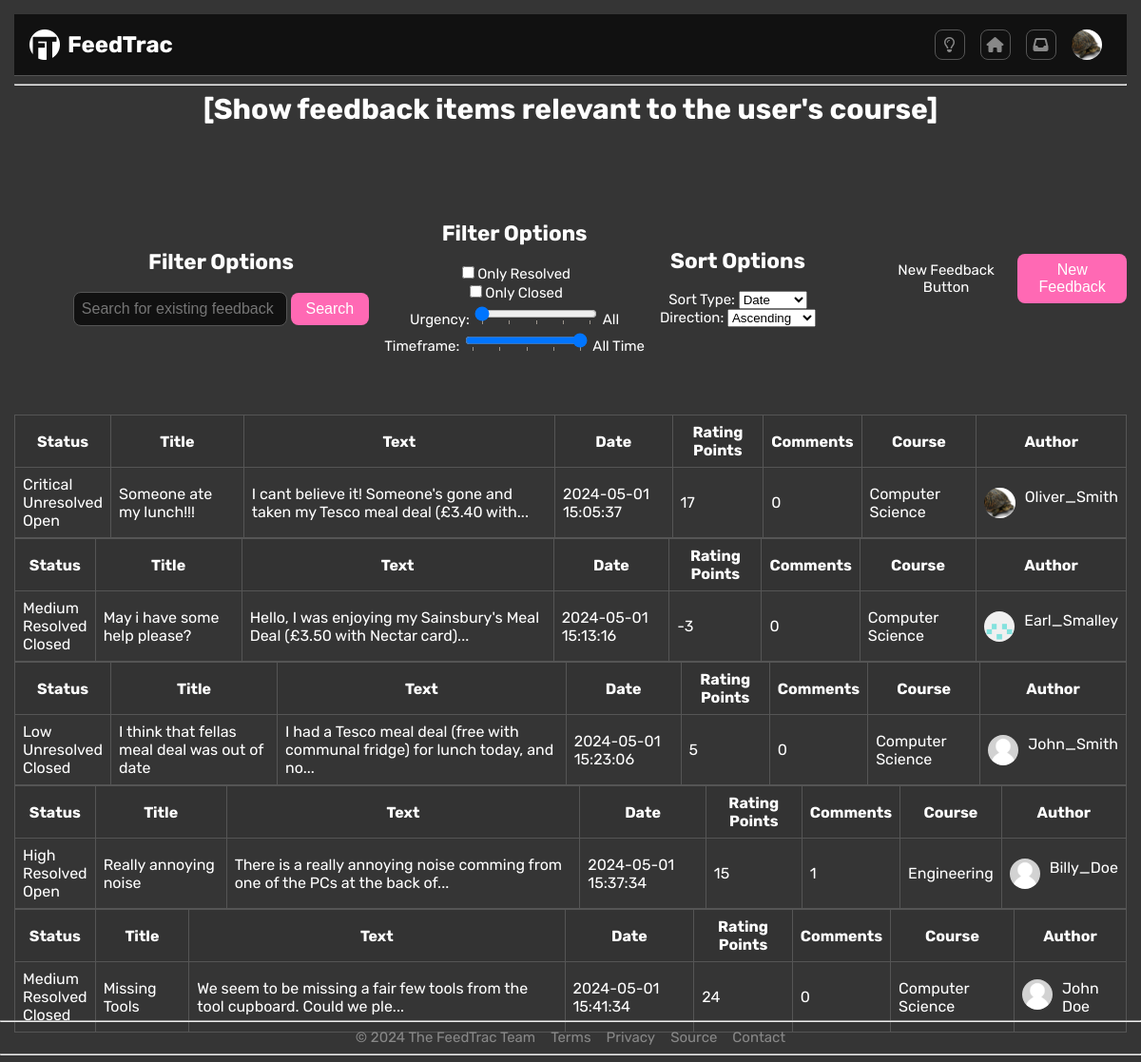
Page /Website/index.php (signed in) on the committed database.
### tables this page shows
CREATE TABLE `feedback` (
  `feedbackID` int(10) UNSIGNED NOT NULL,
  `userID` int(10) UNSIGNED NOT NULL,
  `roomID` int(10) UNSIGNED DEFAULT NULL,
  `date` datetime NOT NULL DEFAULT current_timestamp(),
  `modifiedDate` datetime NOT NULL COMMENT 'The last date this feedback was interracted with',
  `urgency` varchar(10) NOT NULL COMMENT 'Low - 0\r\nMedium - 1\r\nHigh - 2\r\nCritical - 3',
  `resolved` tinyint(1) NOT NULL COMMENT 'Unresolved - 0\r\nResolved - 1',
  `closed` tinyint(1) NOT NULL,
  `title` varchar(50) NOT NULL,
  `text` varchar(500) NOT NULL,
  `ratingPoints` int(11) NOT NULL
);

CREATE TABLE `course` (
  `courseID` int(10) UNSIGNED NOT NULL,
  `departmentID` int(10) UNSIGNED NOT NULL,
  `name` varchar(30) NOT NULL
);

CREATE TABLE `user` (
  `userID` int(10) UNSIGNED NOT NULL,
  `courseID` int(10) UNSIGNED NOT NULL,
  `email` varchar(50) NOT NULL,
  `username` varchar(25) NOT NULL,
  `passwordHash` varchar(255) NOT NULL,
  `fName` varchar(25) NOT NULL,
  `lName` varchar(25) NOT NULL,
  `yearOfStudy` tinyint(10) UNSIGNED DEFAULT NULL,
  `pronouns` varchar(10) DEFAULT NULL,
  `position` varchar(25) NOT NULL,
  `description` varchar(255),
  `activeAccount` tinyint(1) NOT NULL DEFAULT 1,
  `sub` tinyint(1) NOT NULL DEFAULT 1,
  `alert` smallint(5) UNSIGNED NOT NULL DEFAULT 0,
  `accountDate` datetime NOT NULL DEFAULT current_timestamp()
);

### Website/classes/Database.class.php (called while the page is built, shortened)
<?php
class Database{
    protected $dbhost = "localhost";
    protected $dbuser = "root";
    protected $dbpass = "";
    protected $dbname = "feedtracdb";
    protected function connect()
    {
        $this->con = new mysqli($this->dbhost, $this->dbuser, $this->dbpass, $this->dbname);
        return $this->con;
    }
    protected function empty_input_check(...$inputs){
        return false;
    }
}

### Website/classes/Login.class.php (called while the page is built, shortened)
<?php
class Login extends Database {
    protected function get_user_data(){
        if(isset($_SESSION['userID'])){
            $stmt = $this->connect()->prepare("SELECT * FROM user WHERE userID = ?  limit 1");
            if(!$stmt->execute([$_SESSION['userID']])){
                header("location: login.php?error=BadSQLQuery");
                exit();
            }
            $result = $stmt->get_result();
            if(mysqli_num_rows($result) > 0){
                $user_data = $result -> fetch_assoc();
                return $user_data;
            }
        }
        die;
    }
}

### Website/classes/LoginContr.class.php (called while the page is built, shortened)
<?php
class LoginContr extends Login {
    public function force_login(){
        $user_data = $this->get_user_data();
        if ($user_data){
            return $user_data;
        }
        die;
    }
}

### Website/classes/Feedback.class.php (called while the page is built, shortened)
<?php
class Feedback extends Database
{
    protected function get_user($feedbackID)
    {
        $stmt = $this->connect()->prepare(" SELECT
                                                user.userID,
                                                username,
                                                fname,
                                                lname,
                                                yearOfStudy,
                                                course.name AS name,
                                                pronouns,
                                                position,
                                                name
                                            FROM
                                                user
                                            JOIN
                                                feedback
                                            ON
                                                user.userID = feedback.userID
                                            JOIN
                                                course
                                            ON
                                                user.courseID = course.courseID
                                            WHERE
                                                feedbackID = ?");
        if (!$stmt->execute([$feedbackID])) {
            header("location: feedback.php?error=BadSQLQuery");
            exit();
        }
        $results = $stmt->get_result()->fetch_assoc();
        return $results;
    }
    protected function get_all_rows()
    {
        $stmt = $this->connect()->prepare(" SELECT
                                                feedback.feedbackID,
                                                resolved,
                                                urgency,
                                                closed,
                                                title,
                                                feedback.text,
                                                feedback.date,
                                                feedback.ratingPoints,
                                                COUNT(commentID)
                                            as
                                                number_of_comments
                                            FROM
                                                feedback
                                            LEFT JOIN
                                                comment
                                            ON
                                                feedback.feedbackID = comment.feedbackID
                                            GROUP BY
                                                feedback.feedbackID;");
        if (!$stmt->execute()) {
            header("location: feedback.php?error=BadSQLQuery");
            exit();
        }
        $results = $stmt->get_result()->fetch_all(MYSQLI_ASSOC);
        return $results;
    }
}

### Website/classes/FeedbackView.class.php (called while the page is built, shortened)
<?php
class FeedbackView extends Feedback {
    public function get_all_feedback(){
       return $this->get_all_rows();
   }
   public function get_user_info($feedbackID){
       return $this->get_user($feedbackID);
   }
}

### Website/scripts/functions.php (called while the page is built)
<?php
$get_urgency_string = array(
     "Low",
     "Medium",
     "High",
     "Critical"
 );
 $get_resolved_string = array(
     "Unresolved",
     "Resolved",
 );
 $get_closed_string = array(
     "Open",
     "Closed",
 );
function shorten($string, $maxLength) {
     if (strlen($string) > $maxLength) {
          $string = substr($string, 0, $maxLength) . '...';
     }
     return $string;
}

### Website/index.php (the view, shortened to what this page needs)
<?php
include("classes/Database.class.php");
include("classes/login.class.php");
include("classes/LoginContr.class.php");
include("classes/Feedback.class.php");
include("classes/FeedbackView.class.php");
include("scripts/functions.php");
$Login_Controller = new LoginContr();
$user_data = $Login_Controller->force_login();
$Feedback_View = new FeedbackView($user_data['userID']);
?>
<!DOCTYPE html>
<html lang="en-gb">
<head>
    <link rel="stylesheet" href="stylesheets/main.css">
</head>
<body>
    <?php include("header.php"); ?>
    <main>
        <h1>[Show feedback items relevant to the user's course]</h1>
        <div class="index-main">
            <div class="index-header">
                <form class="index-header" method="POST" action="index.php" id="index-search-form">
                    <div class="index-toggle-box">
                        <h2>Filter Options</h2>
                        <input class="search-bar" type="text" name="searchTerm" placeholder="Search for existing feedback">
                        <button name="submit">Search</button>
                     </div>
                    <div class="index-toggle-box">
                        <h2>Filter Options</h2>
                        <div class="index-toggle-option">
                            <label>
                                <input type="checkbox" name="resolved" value="0" >Only Resolved
                            </label>
                        </div>
                        <div class="index-toggle-option">
                            <label>
                                <input type="checkbox" name="closed" value="0">Only Closed
                            </label>
                        </div>
                        <div class="index-toggle-option">
                            <label for="urgency">Urgency:</label>
                            <input type="range" id="urgency" name="urgency" min="-1" max="3" value="-1" list="urgency-levels">
                            <span id="urgency-value">All</span>
                        </div>
                        <div class="index-toggle-option">
                            <label for="timeframe">Timeframe:</label>
                            <input type="range" id="timeframe" name="timeframe" min="0" max="4" value="4" list="timeframe-options">
                            <span id="timeframe-value">All Time</span>
                        </div>
                </div>
                <div class="sort-box">
                    <h2>Sort Options</h2>
                        <div class="index-sort-option">
                            <label for="sort-type">Sort Type:</label>
                            <select id="sort-type" name="sort-type">
                                <option value="date">Date</option>
                            </select>
                        </div>
                        <div class="index-sort-option">
                            <label for="Direction">Direction:</label>
                            <select id="Direction" name="sort-direction">
                                <option value="asc">Ascending</option>
                            </select>
                        </div>
                </div>
            </form>
                New Feedback Button
                <button onclick="window.location.href = 'newFeedback.php'">New Feedback</button>
            </div>
            <?php
                    if ($_SERVER["REQUEST_METHOD"] == "POST" && isset($_POST['action']) && $_POST['action'] == 'search') {
                        $searchTerm = $_POST['searchTerm'];
                        $feedbackRows = $Feedback_View->search_Feedback($searchTerm);
                        if (empty($searchTerm)) {
                            $feedbackRows = $Feedback_View->get_all_feedback();
                        }
                        else if (empty($feedbackRows)) {
                            echo "<i>No results found for '" . $searchTerm . "'</i>";
                        }
                        $resolved = isset($_POST['resolved']) ? 1 : 0;
                        $closed = isset($_POST['closed']) ? 1 : 0;
                        $urgency    = $_POST['urgency'];
                        $timeframe  = $_POST['timeframe'];
                        $sortType    = $_POST['sort-type'];
                        $sortDirection    = $_POST['sort-direction'];
                        echo "Search Term: " . $searchTerm . "<br>";
                        echo "Resolved: " . $resolved . "<br>";
                        echo "Closed: " . $closed . "<br>";
                        echo "Urgency: " . $urgency . "<br>";
                        echo "Timeframe: " . $timeframe . "<br>";
                        echo "Sort Type: " . $sortType . "<br>";
                        echo "Sort Direction: " . $sortDirection . "<br>";
                        $feedbackRows = array_filter($feedbackRows, function($row) use ($Feedback_View, $resolved, $closed, $urgency, $timeframe) {
                            return $Feedback_View->row_passes_filters($row, $resolved, $closed, $urgency, $timeframe);
                        });
                    } else {
                        $feedbackRows = $Feedback_View->get_all_feedback();
                    }
                    foreach ($feedbackRows as $row) {
                        $userInfo = $Feedback_View->get_user_info($row['feedbackID']);
                    ?>
            <div class="table" class="center">
                <table>
                    <tr>
                        <th>Status</th>
                        <th>Title</th>
                        <th>Text</th>
                        <th>Date</th>
                        <th>Rating Points</th>
                        <th>Comments</th>
                        <th>Course</th>
                        <th>Author</th>
                    </tr>
                        <tr class="clickable-row" data-href="feedback.php">
                            <td>
                                <?php echo  $get_urgency_string[$row['urgency']] . "<br>"
                                    . $get_resolved_string[$row['resolved']]     . "<br>"
                                    . $get_closed_string[$row['closed']];
                                ?>
                            </td>
                            <td><?php echo shorten($row['title'], 50); ?></td>
                            <td><?php echo shorten($row['text'], 75); ?></td>
                            <td><?php echo $row['date']; ?></td>
                            <td><?php echo $row['ratingPoints']; ?></td>
                            <td><?php echo $row['number_of_comments']; ?></td>
                            <td><?php echo $userInfo['name'] ?></td>
                            <td href="profile.php">
                                <div style="display: flex;">
                                    <img style="margin-right: 10px;" class="avatar" src="<?php
                                                                                            $userID = $userInfo['userID'];
                                                                                            $jpg_path = "assets/profile-pictures/user-$userID.jpg";
                                                                                            $png_path = "assets/profile-pictures/user-$userID.png";
                                                                                            if (file_exists($jpg_path)) {
                                                                                                echo $jpg_path;
                                                                                            } elseif (file_exists($png_path)) {
                                                                                                echo $png_path;
                                                                                            } else {
                                                                                                echo "assets/profile-pictures/user-default.jpg";
                                                                                            } ?>" alt="User Avatar" height="32" href="profile.php">
                                    <a href="profile.php"> <?php echo $userInfo['username']; ?> </a>
                                </div>
                            </td>
                        </tr>
                    <?php
                    }
                    ?>
                </table>
            </div>
        </div>
    </main>
    <div class="footer-position"><?php include("footer.php"); ?></div>
</body>
</html>

### rows in the picture
feedback: urgency "Critical", resolved "Unresolved", closed "Open", title "Someone ate my lunch!!!", text "I cant believe it! Someone's gone and taken my Tesco meal deal (£3.40 with...", date "2024-05-01 15:05:37", ratingPoints "17", number_of_comments "0", course.name "Computer Science", shows a picture, userID.username "Oliver_Smith"
feedback: urgency "Medium", resolved "Resolved", closed "Closed", title "May i have some help please?", text "Hello, I was enjoying my Sainsbury's Meal Deal (£3.50 with Nectar card)...", date "2024-05-01 15:13:16", ratingPoints "-3", number_of_comments "0", course.name "Computer Science", shows a picture, userID.username "Earl_Smalley"
feedback: urgency "Low", resolved "Unresolved", closed "Closed", title "I think that fellas meal deal was out of date", text "I had a Tesco meal deal (free with communal fridge) for lunch today, and no...", date "2024-05-01 15:23:06", ratingPoints "5", number_of_comments "0", course.name "Computer Science", userID.username "John_Smith"
feedback: urgency "High", resolved "Resolved", closed "Open", title "Really annoying noise", text "There is a really annoying noise comming from one of the PCs at the back of...", date "2024-05-01 15:37:34", ratingPoints "15", number_of_comments "1", course.name "Engineering", userID.username "Billy_Doe"
feedback: urgency "Medium", resolved "Resolved", closed "Closed", title "Missing Tools", text "We seem to be missing a fair few tools from the tool cupboard. Could we ple...", date "2024-05-01 15:41:34", ratingPoints "24", number_of_comments "0", course.name "Computer Science", userID.username "John Doe"
